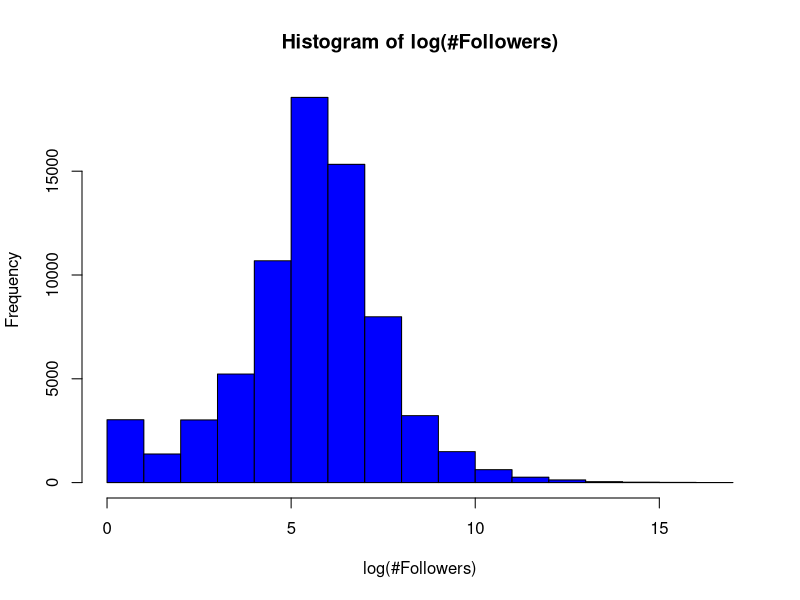
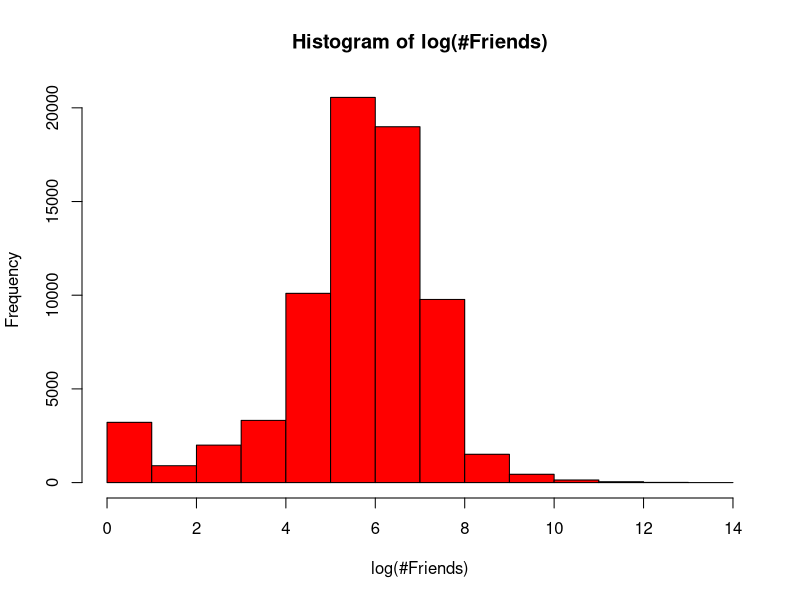
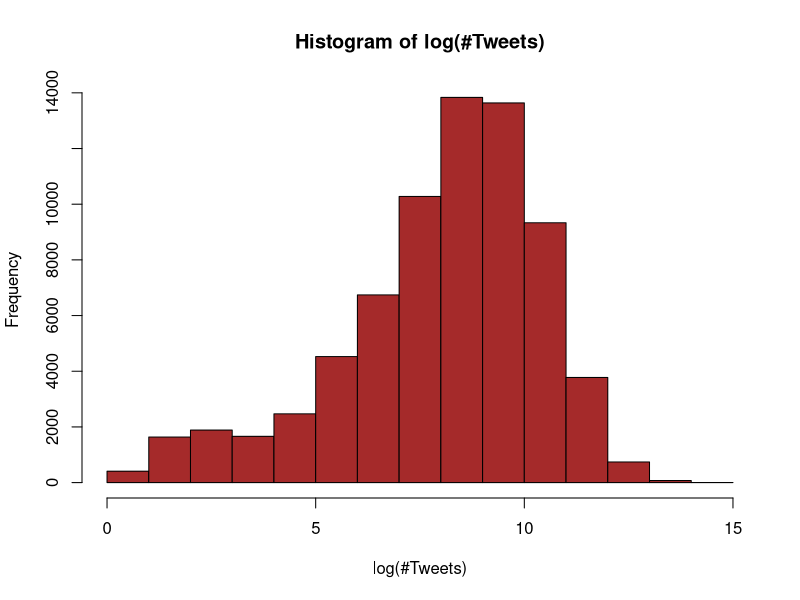
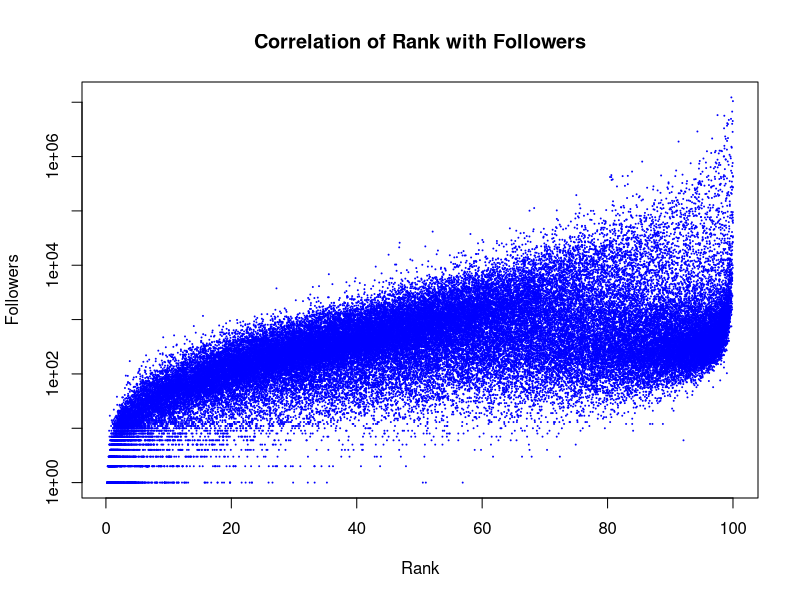
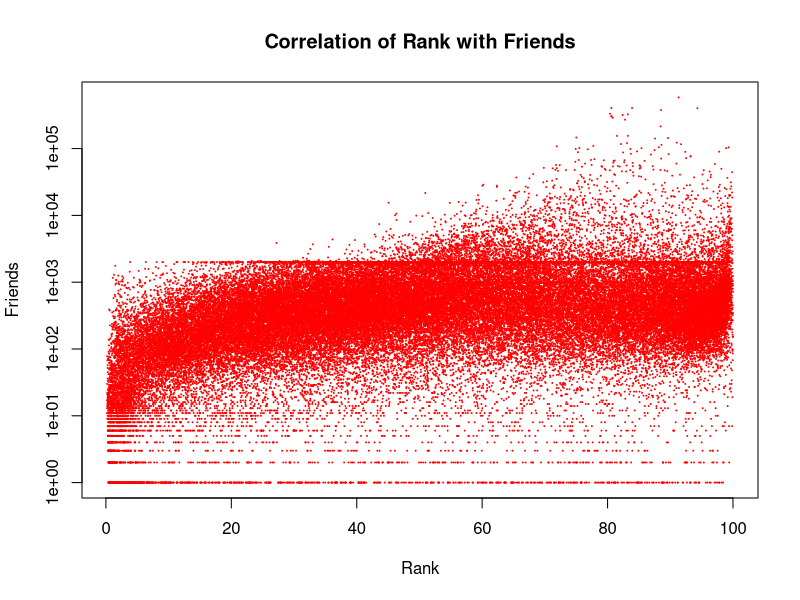
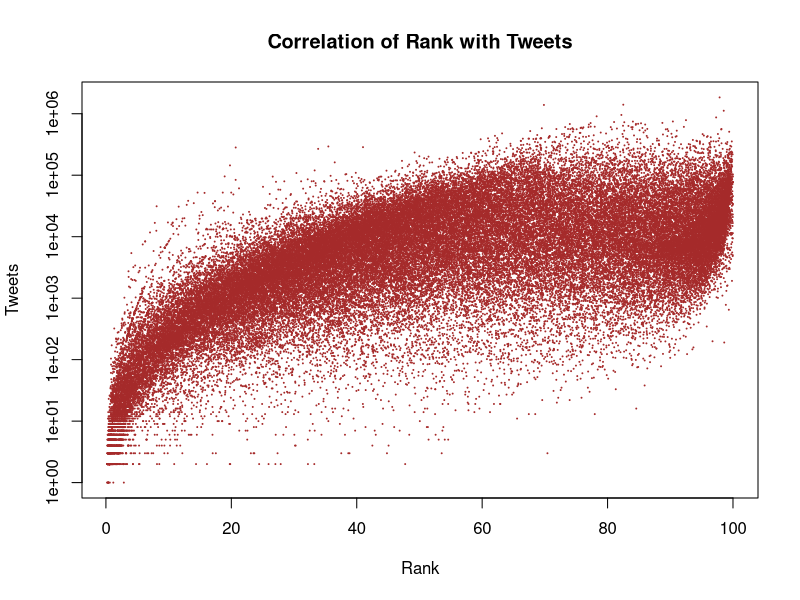
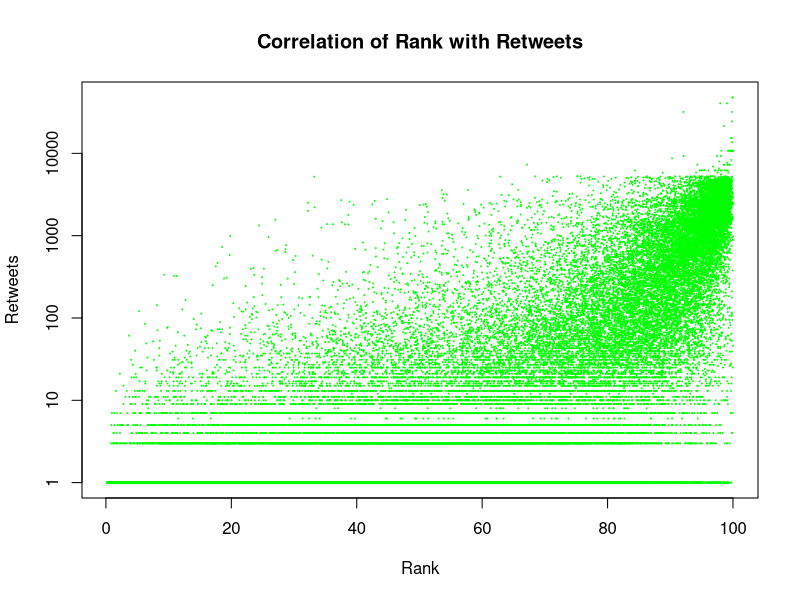

These charts were generated, in order, by the following R code:
#' ## MarketIQ Data Analysis Exercise ##
#' This R script ranks Twitter users on a scale of 0-100 based on these metrics provided in the data.
#' write normal text in roxygen comments.
#' * Number of followers: Users who follow the Twitter handle.
#' * Number of friends: Number of users the Twitter handle follows.
#' * Tweets: Total number of tweets ever tweeted.
#' * Number of Retweets: Total number of combined retweets for all tweets coming from the handle.
#'
#' # Introduction #
#' The most popular way of ranking twitter users is to use a PageRank algorithm on the users' social network graph. 
#' However for that we need additional data like which users follows a particular user and which retweets relate to a particular tweet.
#' Since we do not have that data, we will start with very basic assumptions about the Twitter social network.
#' * Many followers should correlate to higher rank. 
#' * Many friends may not always imply high rank. Because many friends with few followers may indicate a spammer 
#'   which means lower rank.
#' * Many retweets is a very strong indicator of popularity. So it should imply higher rank.
#' * Many tweets may also imply higher rank but many tweets with few retweets may also indicate a spammer.
#'
#' With these assumptions, lets dive into our data analysis.

#' # Initialization #
#' Initialize random seed and load the given csv file into a data frame.

set.seed(123)
twitter_users <- read.csv("TwitterUsers.csv", stringsAsFactors = FALSE)

#' It makes sense to filter out users who have no followers or zero tweets to remove bots.
#' But since it did not change the analysis in the end, we decided to preserve them.

#' # Distributon Analysis #
#' Lets look at the distibution of followers count.
table(cut(twitter_users$Number.of.followers, breaks = 10, labels = FALSE))

#' As can be seen the distribution is very skewed because many people have few followers and 
#' few people have many followers. This is expected but now we will need to do log transformation
#' to fix this skew. Here is a plot of the resulting distribution. Note that we add 1 before taking the log
#' so that the zeros do not blow up our calculation.
hist(log(twitter_users$Number.of.followers + 1), col = "blue", 
     main = "Histogram of log(#Followers)", xlab = "log(#Followers)")

#' This is the familiar Gaussian distribution which simplifies our analysis.

#' The same skew is present in the other metrics as well so we do the same log transformation to other metrics 
#' and verify that the resulting distributions are also Gaussian.
hist(log(twitter_users$Number.of.friends + 1), col = "red", 
     main = "Histogram of log(#Friends)", xlab = "log(#Friends)")
hist(log(twitter_users$Tweets + 1), col = "brown", 
     main = "Histogram of log(#Tweets)", xlab = "log(#Tweets)")

#' # Outline of Formula #
#' Now that we have a bunch of nice Gaussians, here's the outline of our formula to rank users.
#' * First we will transform all metrics to their natural logs (after adding 1 so that zeros do not create problems)
#' * Then we will scale all log metrics to their z-scores. z_score = (x - mean) / sd. This ensures that for all
#'   metrics the mean is zero and the standard deviation is 1 which is the standard normal distribution.
#' * Then we will calculate a rank metric which will be a linear weighted combination of all scaled log metrics.
#'   Note that a linear combination of a Gaussian is also a Gaussian. We will also scale this metric so that it also
#'   follows a standard normal distribution with mean 0 and sd 1.
#' * Finally we will calculate a percentile value of the rank that is in the range 1..100. This will be our final rank.
#'
#' # Global Population Statistics #
#' First things first: Lets calculate the averages and standard deviations of all log metrics.
log_mean_followers <- mean(log(twitter_users$Number.of.followers + 1))
log_sd_followers <- sd(log(twitter_users$Number.of.followers + 1))

log_mean_friends <- mean(log(twitter_users$Number.of.friends + 1))
log_sd_friends <- sd(log(twitter_users$Number.of.friends + 1))

log_mean_tweets <- mean(log(twitter_users$Tweets + 1))
log_sd_tweets <- sd(log(twitter_users$Tweets + 1))

log_mean_retweets <- mean(log(twitter_users$Number.of.retweets + 1))
log_sd_retweets <- sd(log(twitter_users$Number.of.retweets + 1))

#' # Rank Function #
#' This is the rank function described above.
#' This function takes the number of followers, friends, tweets and retweets of a user (raw count NOT log)
#' along with a weight vector and returns a rank in the range 0...100 based on the above formula
rank_twitter_user <- function(followers = 0, friends = 0, 
                              tweets = 0, retweets = 0, 
                              weights = c(followers = 1, friends = 1, tweets = 1, retweets = 1)) {
  # this function simply calculates the z score after converting to log scale.
  log_z_score <- function(metric, log_mean = 0, log_sd = 1) {
    return((log(metric + 1) - log_mean) / log_sd)
  }
  
  followers <- log_z_score(followers, log_mean_followers, log_sd_followers)
  friends <- log_z_score(friends, log_mean_friends, log_sd_friends)
  tweets <- log_z_score(tweets, log_mean_tweets, log_sd_tweets)
  retweets <- log_z_score(retweets, log_mean_retweets, log_sd_retweets)
  
  # rank is a linear weighted combination of other gaussians.
  # we normalize it by dividing it with root-sum-squared sd.
  rank <- (weights["followers"] * followers + 
             weights["friends"] * friends + 
             weights["tweets"] * tweets +
             weights["retweets"] * retweets) / sqrt(sum(weights ^ 2))
  # pnorm function calculates the percentile of normal distribution
  # pnorm is in range 0..1 so we multiply by 100.
  return(100 * pnorm(rank)) 
}

#' # Evaluation #
#' Notice that the default weight vector is all 1s. we did not hard code the weights but instead they are passed as parameters. 
#' This makes the equation customizable. e.g. Lets try these weights
weights <- c(followers = 1.5, friends = -0.5, tweets = 1, retweets = 2)

#' This corrsponds to the equation:
#' rank = 1.5 * followers - 0.5 * friends + 1 * tweets + 2 * retweets
#' All metrics on the right side are scaled logarithmic. Basically it means we are giving the highest weight to retweets
#' and negative weight to friends (see the initial assumptions for why this is so).

#' Lets calculate the rank of all the users in the data frame.
twitter_users$rank <- rank_twitter_user(followers = twitter_users$Number.of.followers,
                                        friends = twitter_users$Number.of.friends,
                                        tweets = twitter_users$Tweets,
                                        retweets = twitter_users$Number.of.retweets,
                                        weights = weights)

#' Top users with respect to their ranks.
head(twitter_users[order(-twitter_users$rank), ])

#' It would be interesting to look at a few plots to see how the rank varies with different metrics.
plot(twitter_users$rank, twitter_users$Number.of.followers + 1, log = "y", cex = .1, col = "blue", 
     xlab = "Rank", ylab = "Followers", main = "Correlation of Rank with Followers")
plot(twitter_users$rank, twitter_users$Number.of.friends + 1, log = "y", cex = .1, col = "red", 
     xlab = "Rank", ylab = "Friends", main = "Correlation of Rank with Friends")
plot(twitter_users$rank, twitter_users$Tweets + 1, log = "y", cex = .1, col = "brown",
     xlab = "Rank", ylab = "Tweets", main = "Correlation of Rank with Tweets")
plot(twitter_users$rank, twitter_users$Number.of.retweets + 1, log = "y", cex = .1, col = "green", 
     xlab = "Rank", ylab = "Retweets", main = "Correlation of Rank with Retweets")

#' The plots show that the rank varies with a positive correlation with all metrics. If needed the weights can be tweaked
#' to give more importance to a particular metric. 